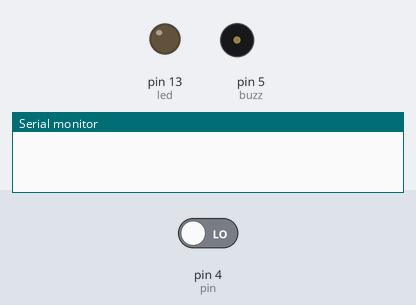
A sketch run on a simulated Arduino Uno, built with avr-gcc and run on an emulated ATmega328P. Parts: output pins drawn as LEDs (lit = HIGH), buzzer (waves = sounding, pin HIGH), the last lines printed to the serial monitor. The inputs (shaded band) are chosen by the test bench; at power-on: pin 4 (pin) LOW.

Above: at 1.2 s.
1.3 s: pin 4 (pin) driven HIGH
At 1.8 s:
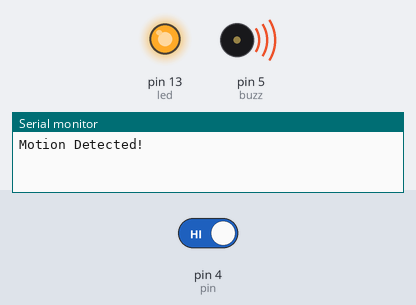
2.8 s: pin 4 (pin) driven LOW
At 4.1 s:
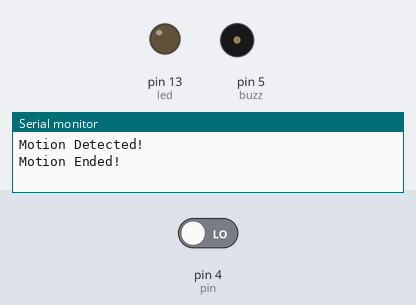
Timing chart, 0 to 5.8 s (numbered marks = the images above; inputs shaded):
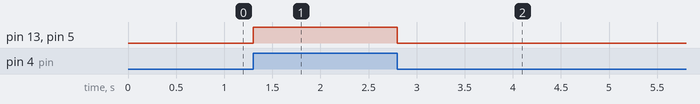

Measured:
- after the input at 1.3 s, pin 13 (led), pin 5 (buzz): LOW → HIGH at once
- after the input at 2.8 s, pin 13 (led), pin 5 (buzz): HIGH → LOW at once

The sketch:

PIR_Motion_Sensor.ino
```cpp
//const int motionpin=A0;
//const int ledpin=13;
//const int buzzpin=12; // ledpin,motionpin and buzpin are not changed throughout the process
//int motionsensvalue=0;
//void setup() {
//// put your setup code here, to run once:
//Serial.begin(9600);
//pinMode(ledpin, OUTPUT);
//pinMode(motionpin,INPUT);
//pinMode(buzzpin,OUTPUT);
//}
//void loop() {
//// put your main code here, to run repeatedly:
//motionsensvalue=analogRead(motionpin); // reads analog data from motion sensor
//if (motionsensvalue>=200){
//digitalWrite(ledpin,HIGH);
//tone(buzzpin,100); //turns on led and buzzer
//}
//else {
//digitalWrite(ledpin,LOW); //turns led off led and buzzer
//noTone(buzzpin);
//}
//}


int led = 13;
int pin = 04;
int buzz=05;

int value = 0;
int pirState = LOW;

void setup() {
  pinMode(led, OUTPUT);
  pinMode(buzz, OUTPUT);
  pinMode(pin, INPUT);
  Serial.begin(9600);
}

void loop() {

  value = digitalRead(pin);

  if (value == HIGH) {
    digitalWrite(led, HIGH);
    digitalWrite(buzz, HIGH);

    if (pirState == LOW) {
      Serial.println("Motion Detected!");
      pirState = HIGH;
    }
  }else{
    digitalWrite(led, LOW);
    digitalWrite(buzz, LOW);

    if(pirState == HIGH){
      Serial.println("Motion Ended!");
      pirState = LOW;
      }
    }
}
```
